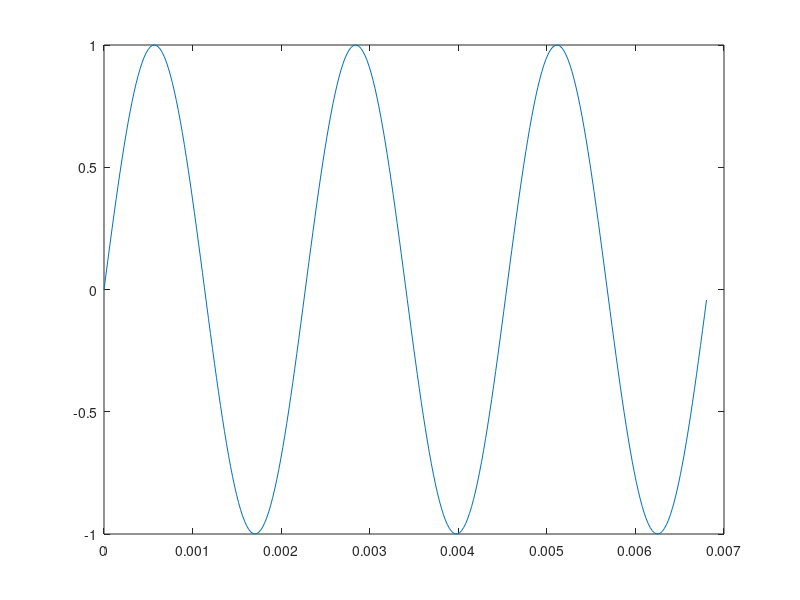
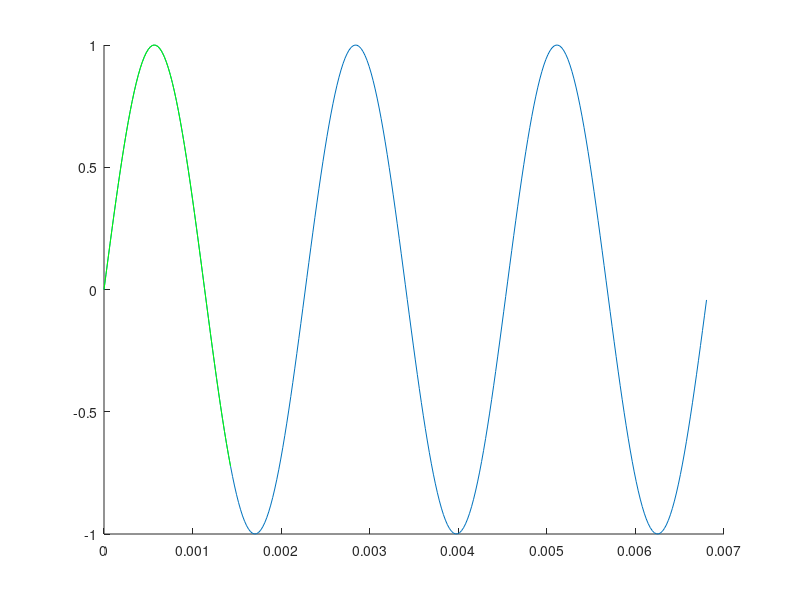

MATLAB code to generate these figures, in order: (Note: this script raises an error after producing the figures.)
close all

tscale=.5;
N=64;
H=N/4;

fs=44100;
f=440;
t=0:1/fs:3/f;

y=sin(2*pi*f*t);

plot(t,y);

x1=y(1:N);
x1d(H+1:H+N+1)=y(H*tscale:H*tscale+N)
figure
hold on
plot(t,y);
plot(t(1:length(x1)),x1,'g')
plot(t(1:length(x2)),x2,'r')

